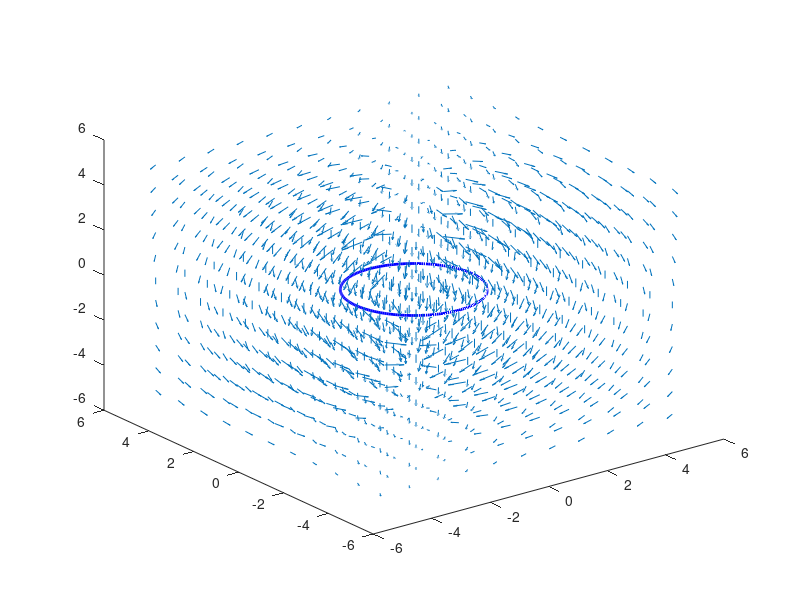

The MATLAB source for this figure: (Note: this script raises an error after producing the figure.)
% Primera entrega

%Definiendo Variables constantes
N = 200; %Número de elementos de corriente
I = 100; %Intensidad de corriente eléctrica (Amperios)
miu = (4*pi) * 10^-7; %Constante de permeabilidad magnética
radio = 2; %radio del aro

%Definiendo el espacio del campo 
spacex = -5:1:5;
spacey = -5:1:5;
spacez = -5:1:5;
[X,Y,Z] = meshgrid(spacex,spacey,spacez);
d_theta = (2*pi)/N;
theta = 0:d_theta:((2*pi-d_theta));
campo_Bx_total = zeros(size(X));
campo_By_total = zeros(size(Y));
campo_Bz_total = zeros(size(Z));
R = sqrt(((X).^2+(Y).^2+(Z).^2));
for i = 1:length(theta) %ciclo for que vaya por cada elemento de corriente en el aro
    ds = radio*theta(i); %diferencial de superficie del aro en base al angulo establecido por el vector de theta
    radio_dy = (ds.*X)./R; %vector en x del radio X.*theta(i)
    radio_dx = -(ds.*Y)./R; %vector en y del radio
    ri_x = X - radio_dx; %vector del punto en el espacio menos el vector del radio en x
    ri_y = Y - radio_dy; %vector del punto en el espacio menos el vector del radio en y
    ri_z = Z; %vector del punto en el espacio menos el vector del radio en z
    ri = sqrt((ri_x.^2)+(ri_y.^2)+(ri_z.^2+(0.2)^2)); %magnitud de los vectores anteriores
    campo_Bx= (miu*I/4*pi) *((radio_dy.*ri_z)./ri.^3); %se obtiene cada campo en x,y y z
    campo_By= -(miu*I/4*pi) *((radio_dx.*ri_z)./ri.^3);
    campo_Bz= (miu*I/4*pi) *((radio_dx.*ri_y - radio_dy.*ri_x)./ri.^3);
    campo_Bx_total = campo_Bx_total + campo_Bx; %se actualia las variables para ser sumadas en cada ciclo
    campo_By_total = campo_By_total + campo_By;
    campo_Bz_total = campo_Bz_total + campo_Bz;
end


%Graficamos el aro
x = radio * cos(theta);
y = radio * sin(theta);
z = zeros(size(theta));
% Graficar la circunferencia en 3D
figure;
plot3(x, y, z, 'b', 'LineWidth', 2);
hold on 
%se gráfican los campo
quiver3(X,Y,Z, campo_Bx_total, campo_By_total, campo_Bz_total)

y2 = round((length(campo_By_total))/2);
Bx1 = squeeze(campo_Bx_total(:,y2,:));
Bz1 = squeeze(campo_Bz_total(:,y2,:));
figure;
streamslice(spacex,spacez,Bx1',Bz1',2);
